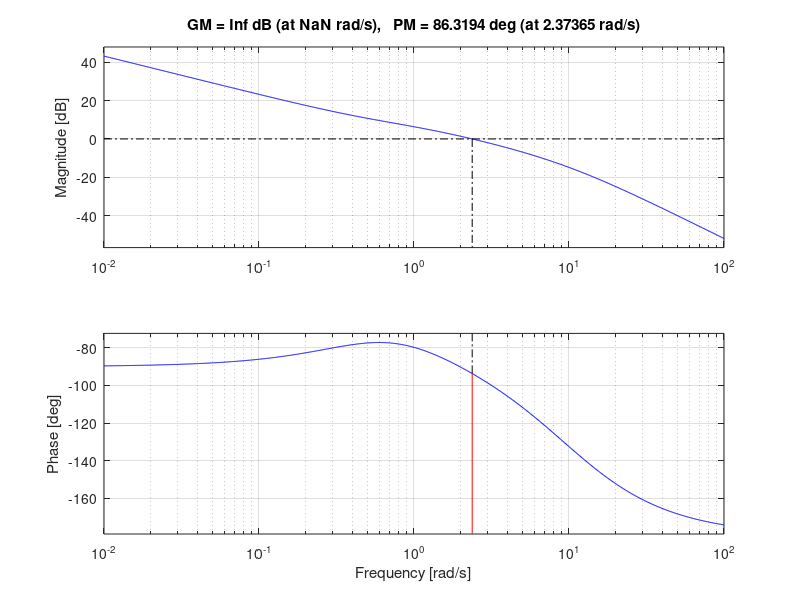

Here is the MATLAB script that generated this plot: (Note: this script raises an error after producing the figure.)

s = tf('s');
num = 200;
den = s*(s+1)*(s+10);
g = num / den;

kp = 0.0716;
T = 1.8;
kd = kp*T;

p = kp* (1 + kd*s/kp);
l = g*p;
closed_loop= l /(1 + l);

margin(l)
stepinfo(closed_loop)
step(closed_loop)
